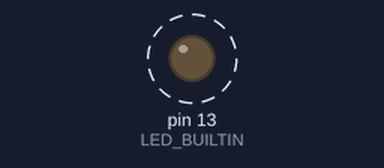
The sketch below on a simulated Arduino Uno, built with avr-gcc and run on an emulated ATmega328P. Shown: output pins drawn as LEDs (lit = HIGH). Dashed ring = blinking. What the sketch prints to the serial monitor is not drawn.

Above: at 0.2 s.
Timing chart, 0 to 3.0 s (numbered marks = the images above):
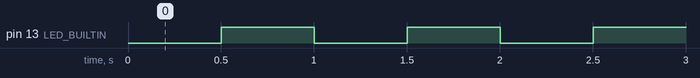

Measured:
- by itself, pin 13 (LED_BUILTIN): alternates HIGH for 0.50 s and LOW for 0.50 s

The sketch:

smartrep_i2c_scan.ino
```cpp
// TEST A: UNO R4 Minima I2C scanner. Serial Monitor: 115200 baud.
// Standalone diagnostic only; do not run the SmartRep bridge with this sketch.
#include <Wire.h>
uint32_t nextScan = 0;
void setup() {
  Serial.begin(115200);
  pinMode(LED_BUILTIN, OUTPUT);
  Wire.begin();
  Wire.setClock(100000);
#if defined(ARDUINO_UNOR4_MINIMA) || defined(WIRE_HAS_TIMEOUT)
  Wire.setWireTimeout(25000, true);
#endif
}
void loop() {
  digitalWrite(LED_BUILTIN, (millis() / 500) % 2);
  if ((int32_t)(millis() - nextScan) < 0) return;
  nextScan = millis() + 5000;
  Serial.println("Scanning I2C...");
  uint8_t found = 0;
  for (uint8_t address = 8; address < 120; address++) {
    Wire.beginTransmission(address);
    uint8_t error = Wire.endTransmission();
    if (error == 0) {
      Serial.print("Found device at 0x");
      if (address < 16) Serial.print('0');
      Serial.println(address, HEX);
      found++;
    }
  }
  Serial.print("Devices found: ");
  Serial.println(found);
  Serial.println("MPU-6050 normally appears at 0x68 or 0x69.");
  Serial.println();
}
```
